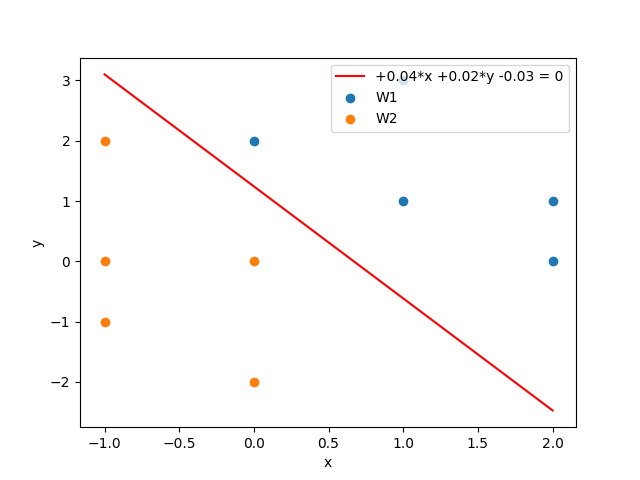

This figure's Python source:
'''
梯度下降法
'''
import numpy as np 
import matplotlib
matplotlib.use('AGG')
import matplotlib.pyplot as plt
fig = plt.figure()

W1 = np.array([(1,1),(2,0),(2,1),(0,2),(1,3)])
W2 = np.array([(-1,2),(0,0),(-1,0),(-1,-1),(0,-2)])
Z1 = np.concatenate((W1,np.ones(W1.shape[0])[:,np.newaxis]),axis=1)
Z2 = np.concatenate((W2,np.ones(W2.shape[0])[:,np.newaxis]),axis=1)
X = np.concatenate((Z1,-Z2),axis=0)

# Y = np.concatenate((np.zeros(5),np.ones(5)),axis=0)
print(X)
plt.scatter(W1[:,0],W1[:,1],label='W1')
plt.scatter(W2[:,0],W2[:,1],label='W2')
plt.xlabel('x')
plt.ylabel('y')


def linear_neuron(w,x):
    y = np.sum(np.multiply(w,x))
    return y

w = np.random.randn(3)
lr = 1e-2
epochs = 1000
for i in range(epochs):
    for x in X:    
        if linear_neuron(w,x) > 0:
            continue
        else:
            w = w + lr*x
print('{:.2f}*x + {:.2f}*y + {:.2f} = 0'.format(w[0],w[1],w[2]))
X =  X = np.concatenate((W1,W2),axis=0)
line_x = np.linspace(-1,2)
'''
w0*x + w1*y + w2 = 0  <->  y = -1/w1 * (w0*x + w2)
'''
line_y = -1/w[1] * (w[0]*line_x + w[2])
plt.plot(line_x,line_y,c='r',label='{:+.2f}*x {:+.2f}*y {:+.2f} = 0'.format(w[0],w[1],w[2]))
plt.legend()
plt.savefig('gd.png')